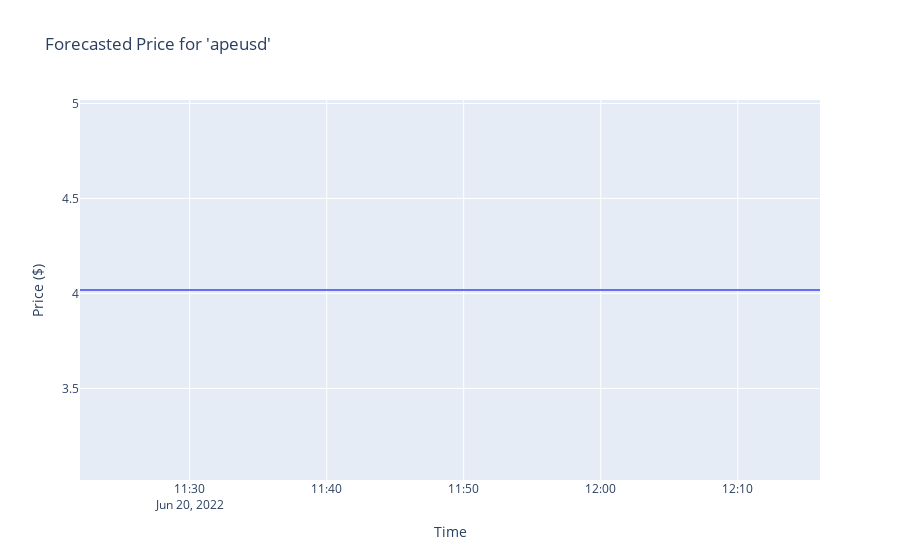

The cell this chart's notebook holds for it:
### Code cell
forecast = crypto_price_model.predict(price_test_val).detach().numpy()
forecast = np.array([num for num in forecast]).flatten()
forecast_prices(last_time,forecast)
